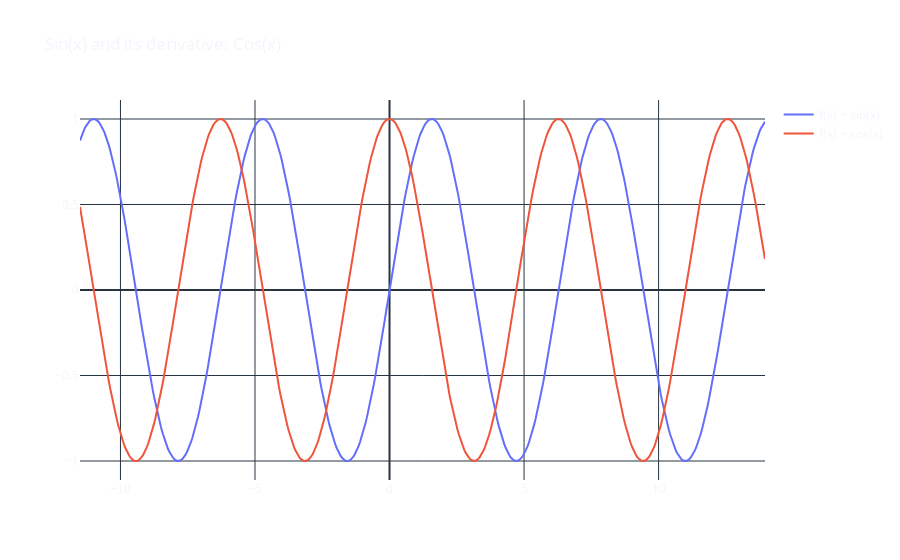

Notebook code for this chart:
### Markdown cell above
## A _function_ ($\sin$) and its _derivative_ ($\cos$)

![image](https://i.pinimg.com/originals/b8/a6/d4/b8a6d42eabdd443ce85612367718dbf8.gif)

### Code cell
x = np.random.randn(100)*5
x_0 = np.linspace(x.min()-.1, x.max()+.1, 500)  # evenly spaced test points

y_0 = np.sin(x_0)
y_1 = np.cos(x_0)

fig = go.Figure(data=go.Scatter(x=x_0, y=y_0, name='f(x) = sin(x)'))
fig.add_trace(go.Scatter(x=x_0, y=y_1, name='f(x) = cos(x)'))
fig.update_layout(template='plotly_dark',
                  title='Sin(x) and its derivative: Cos(x)',
                  paper_bgcolor='rgba(0, 0, 0, 0)',
                  plot_bgcolor='rgba(0, 0, 0, 0)')
fig.show()
#plotly.offline.plot(fig, filename='Sin(x) and its derivative Cos(x).html')

### Figure 1 — Plotly figure (JSON) as saved in the notebook; plotly's stock layout.template omitted (floating-point values rounded to 4 significant figures; data arrays with more than 128 entries replaced by an {"elided": "..."} marker saying what was removed)
{"data": [{"name": "f(x) = sin(x)", "type": "scatter", "x": {"elided": "500 float values"}, "y": {"elided": "500 float values"}}, {"name": "f(x) = cos(x)", "type": "scatter", "x": {"elided": "500 float values"}, "y": {"elided": "500 float values"}}], "layout": {"paper_bgcolor": "rgba(0, 0, 0, 0)", "plot_bgcolor": "rgba(0, 0, 0, 0)", "title": {"text": "Sin(x) and its derivative: Cos(x)"}}}
